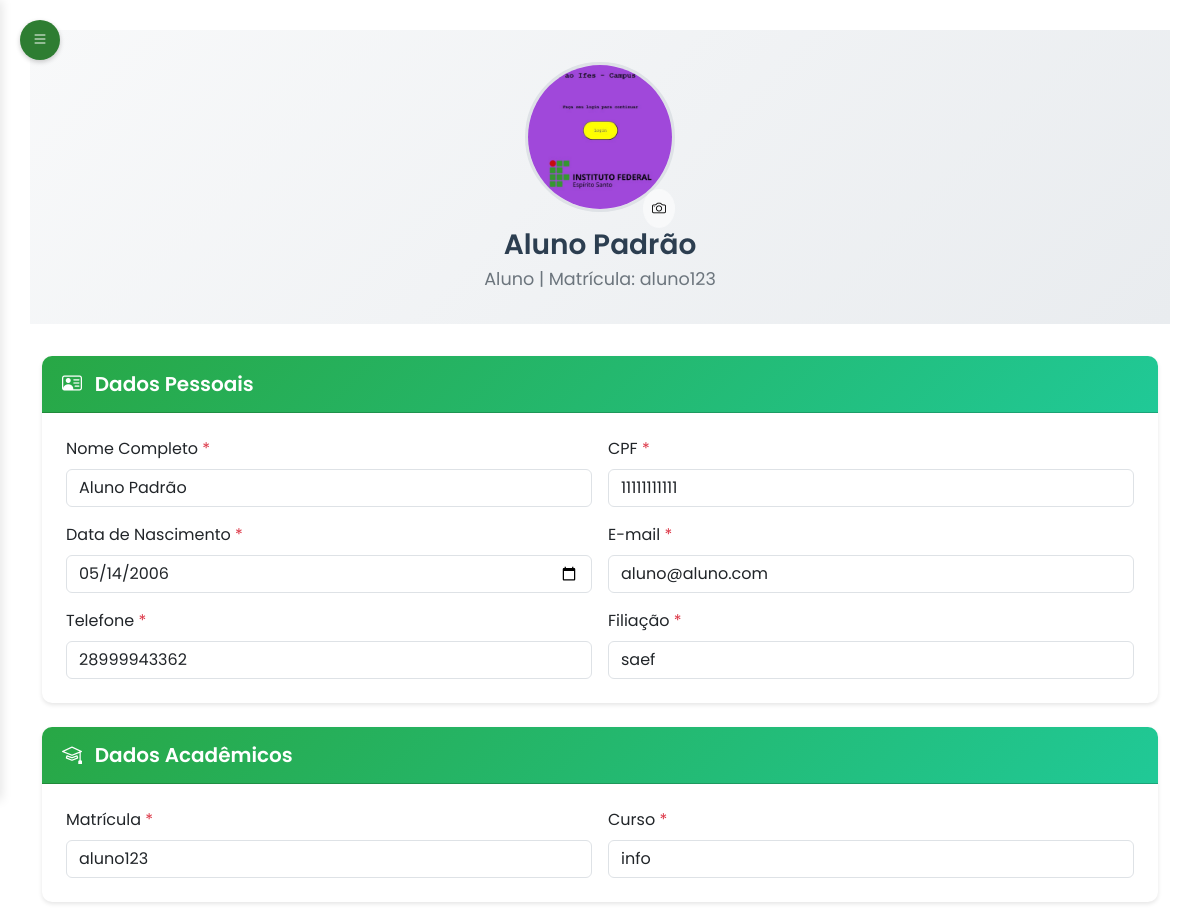
The app's page /aluno/perfil (signed in, upper part), older data.
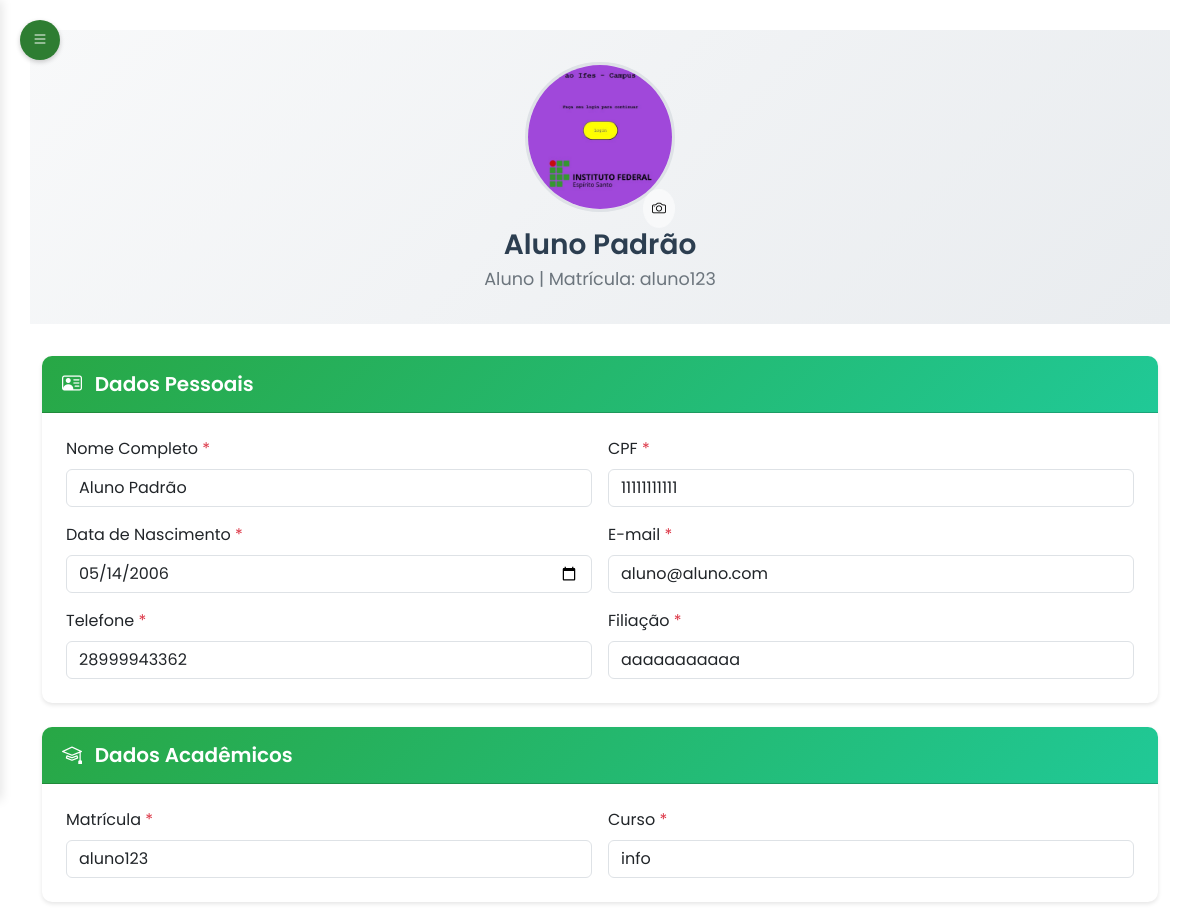
The same page, newer data.
### tables this page shows
CREATE TABLE usuario (
id_usuario INTEGER PRIMARY KEY AUTOINCREMENT,
nome TEXT NOT NULL,
matricula TEXT UNIQUE NOT NULL,
email TEXT NOT NULL UNIQUE,
senha TEXT NOT NULL,
perfil TEXT NOT NULL DEFAULT 'aluno',
foto TEXT,
token_redefinicao TEXT,
data_token TIMESTAMP,
data_cadastro TIMESTAMP DEFAULT CURRENT_TIMESTAMP
);

CREATE TABLE aluno (
    id_usuario INTEGER PRIMARY KEY,
    cpf TEXT NOT NULL,
    telefone TEXT NOT NULL,
    curso TEXT NOT NULL,
    data_nascimento TEXT NOT NULL,
    filiacao TEXT NOT NULL,
    cep TEXT NOT NULL,
    cidade TEXT NOT NULL,
    bairro TEXT NOT NULL,
    rua TEXT NOT NULL,
    numero TEXT NOT NULL,
    nome_banco TEXT NOT NULL,
    agencia_bancaria TEXT NOT NULL,
    numero_conta_bancaria TEXT NOT NULL,
    renda_familiar REAL NOT NULL,
    quantidade_pessoas INTEGER NOT NULL,
    renda_per_capita REAL NOT NULL,
    situacao_moradia TEXT NOT NULL,
    cadastro_completo BOOLEAN DEFAULT 0, estado TEXT DEFAULT '', complemento TEXT DEFAULT '', possivel_aluno BOOLEAN DEFAULT 1, aprovado BOOLEAN DEFAULT 0,
    FOREIGN KEY (id_usuario) REFERENCES usuario(id_usuario) ON DELETE CASCADE
);

### routes/aluno/dados_cadastrais_routes.py (the view)
@router.get("/perfil")
@requer_autenticacao(["aluno"])
async def get_dados_cadastrais(request: Request, usuario_logado: dict = None, sucesso: str = None, foto_sucesso: str = None, erro: str = None):
    aluno = aluno_repo.obter_por_matricula(usuario_logado['matricula'])
    if not aluno:
        usuario = usuario_repo.obter_usuario_por_matricula(usuario_logado['matricula'])
        aluno = usuario
    context = {"request": request, "aluno": aluno}
    if sucesso:
        context["mensagem_sucesso"] = "Informações salvas com sucesso!"
    elif foto_sucesso:
        context["mensagem_sucesso"] = "Foto do perfil alterada com sucesso!"
    if erro == "tipo_invalido":
        context["mensagem_erro"] = "Tipo de arquivo inválido. Use apenas JPG, JPEG ou PNG."
    elif erro == "upload_falhou":
        context["mensagem_erro"] = "Erro ao fazer upload da foto. Tente novamente."
    response = templates.TemplateResponse("/aluno/perfil.html", context)
    return response

### templates/aluno/perfil.html (shortened to what this page needs)
{% extends 'base2.html' %}
{% set active_page = 'dados_cadastrais' %}
{% block head %}
<link rel="stylesheet" href="/static/css/perfil_aluno.css">
{% endblock %}
{% block content %}
    <div class="main-content" id="mainContent">
        <div class="profile-header">
            <div class="container">
                <div class="row justify-content-center">
                    <div class="col-12 text-center">
                        <div class="position-relative d-inline-block">
                            <img id="foto-atual"
                                src="{{ aluno.foto or '/static/img/perfil.png' }}?v={{ range(1, 999999) | random }}"
                                class="rounded-circle mb-3"
                                style="width: 150px; height: 150px; object-fit: cover; border: 3px solid #dee2e6;"
                                alt="Foto do perfil">
                            <button class="btn btn-light btn-sm position-absolute bottom-0 end-0 rounded-circle p-2"
                                    data-bs-toggle="modal" data-bs-target="#changePhotoModal">
                                <i class="bi bi-camera"></i>
                            </button>
                        </div>
                        <div class="profile-info">
                            <h3 class="mb-1">{{ aluno.nome }}</h3>
                            <p class="mb-0">Aluno | Matrícula: {{ aluno.matricula }}</p>
                        </div>
                    </div>
                </div>
            </div>
        </div>
        <div class="container">
            <form id="formCadastral" method="post" action="/aluno/perfil">
            <div class="card data-card">
                <div class="card-header d-flex justify-content-between align-items-center">
                    <h5>
                        <i class="bi bi-person-vcard me-2"></i>
                        Dados Pessoais
                    </h5>
                </div>
                <div class="card-body">
                        <div class="row g-3">
                            <div class="col-md-6">
                                <label class="form-label">Nome Completo</label>
                                <input type="text" class="form-control" name="nome" value="{{ aluno.nome }}" required>
                            </div>
                            <div class="col-md-6">
                                <label class="form-label">CPF</label>
                                <input type="text" class="form-control" name="cpf" value="{{ aluno.cpf }}" required>
                            </div>
                            <div class="col-md-6">
                                <label class="form-label">Data de Nascimento</label>
                                <input type="date" class="form-control" name="data_nascimento" value="{{ aluno.data_nascimento }}" required>
                            </div>
                            <div class="col-md-6">
                                <label class="form-label">E-mail</label>
                                <input type="email" class="form-control" name="email" value="{{ aluno.email }}" required>
                            </div>
                            <div class="col-md-6">
                                <label class="form-label">Telefone</label>
                                <input type="tel" class="form-control" name="telefone" value="{{ aluno.telefone }}" required>
                            </div>
                            <div class="col-md-6">
                                <label class="form-label">Filiação</label>
                                <input type="text" class="form-control" name="filiacao" value="{{ aluno.filiacao }}" required>
                            </div>
                        </div>
                </div>
            </div>
            <div class="card data-card">
                <div class="card-header">
                    <h5>
                        <i class="bi bi-mortarboard me-2"></i>
                        Dados Acadêmicos
                    </h5>
                </div>
                <div class="card-body">
                        <div class="row g-3">
                            <div class="col-md-6">
                                <label class="form-label">Matrícula</label>
                                <input type="text" class="form-control" name="matricula" value="{{ aluno.matricula }}" required>
                            </div>
                            <div class="col-md-6">
                                <label class="form-label">Curso</label>
                                <input type="text" class="form-control" name="curso" value="{{ aluno.curso }}" required>
                            </div>
                        </div>
                </div>
            </div>
            </form>
        </div>
    </div>
    {% endblock %}

### templates/base2.html (shortened to what this page needs)
<!DOCTYPE html>
<html lang="pt-br">
	<head>
		<link href="https://cdn.jsdelivr.net/npm/bootstrap@5.3.0-alpha1/dist/css/bootstrap.min.css" rel="stylesheet" />
		<link rel="stylesheet" href="https://cdn.jsdelivr.net/npm/bootstrap-icons@1.10.0/font/bootstrap-icons.css" />
		<link rel="stylesheet" href="/static/css/styles.css" />
		{% block head %}{% endblock %}
	</head>
	<body>
		<div class="page-wrapper">
		<button class="menu-toggle visible" id="menuToggle">
			<i class="bi bi-list"></i>
		</button>
		<div class="content-wrapper" style="flex: 1;">
			{% block content %}{% endblock %}
		</div>
		</div>
    </body>
</html>

### static/css/styles.css (style rules this page uses)
:root { --ifes-green: #2E7D32; --ifes-red: #C62828; --ifes-light-green: #4CAF50; --ifes-light-gray: #f5f5f5; --ifes-dark-gray: #333333; --calendar-primary: #2E7D32; --calendar-secondary: #4CAF50; --calendar-accent: #81C784; --calendar-light: #E8F5E9; --calendar-text: #1B5E20; }
body { background-color: #fff !important; font-family: 'Poppins', Arial, Helvetica, sans-serif; }
.main-content { margin-left: 0; padding: 30px; transition: none; position: relative; z-index: 1; }
.card { border: none; border-radius: 10px; box-shadow: 0 4px 12px rgba(0, 0, 0, 0.05); margin-bottom: 20px; transition: transform 0.3s; }
.card-header { background-color: var(--ifes-green); color: white; border-radius: 10px 10px 0 0 !important; padding: 15px 20px; font-weight: 600; }
.card-body { padding: 20px; }
.menu-toggle { position: fixed; top: 20px; left: 20px; z-index: 1040; background-color: var(--ifes-green); color: white; border: none; border-radius: 50%; width: 40px; height: 40px; display: flex; align-items: center; justify-content: center; cursor: pointer; box-shadow: 0 2px 5px rgba(0, 0, 0, 0.2); display: none; }
.menu-toggle.visible { display: flex; }

### static/css/perfil_aluno.css (style rules this page uses)
.profile-header { background: linear-gradient(135deg, #f8f9fa, #e9ecef); padding: 2rem 0; margin-bottom: 2rem; }
.profile-info h3 { color: #2c3e50; font-weight: 600; }
.profile-info p { color: #6c757d; font-size: 1.1rem; }
.data-card { margin-bottom: 1.5rem; border: none; box-shadow: 0 2px 4px rgba(0, 0, 0, 0.1); border-radius: 10px; }
.data-card .card-header { background: linear-gradient(135deg, #28a745, #20c997); color: white; border-radius: 10px 10px 0 0 !important; padding: 1rem 1.25rem; }
.data-card .card-header h5 { margin: 0; font-weight: 600; }
.data-card .card-body { padding: 1.5rem; }
.form-label::after { content: " *"; color: #dc3545; }

### templates/base2.html (style rules this page uses)
html, body { height: 100%; }
body { display: flex; flex-direction: column; min-height: 100vh; }
.page-wrapper { flex: 1; display: flex; flex-direction: column; }
.main-content { flex: 1; }

Row changes from the older to the newer data that the page shows:
changed aluno "info": filiacao "saef" → "aaaaaaaaaaa"
